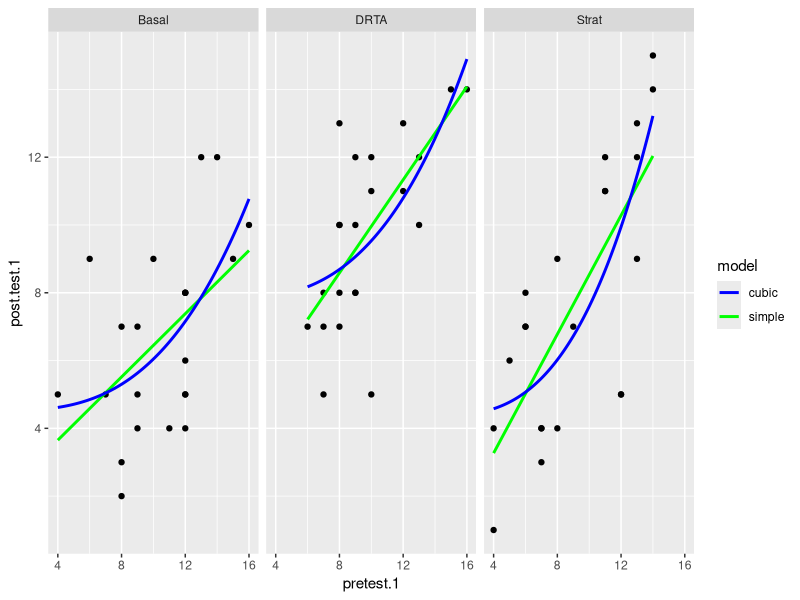
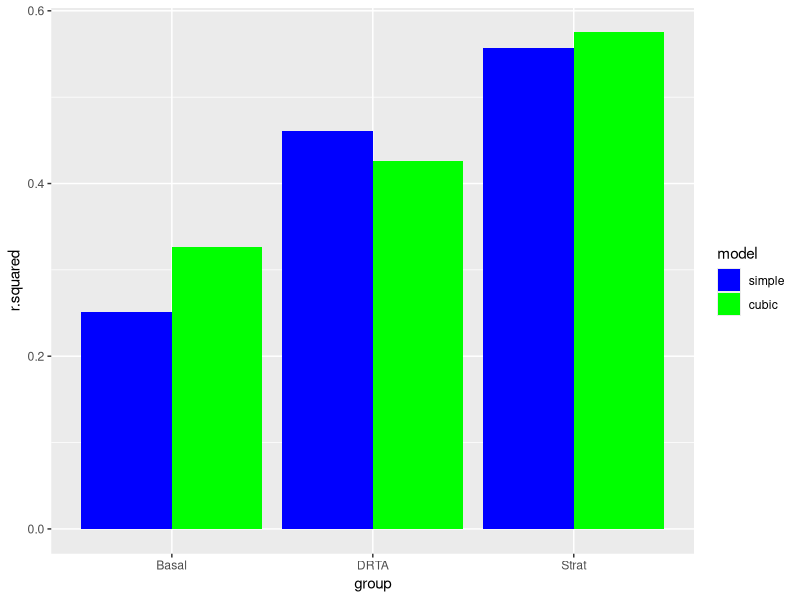
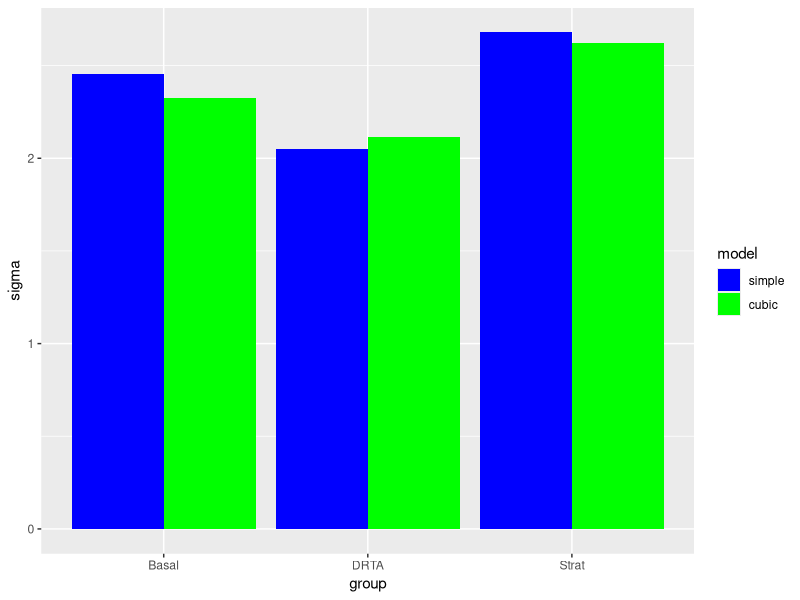

Generate these figures, in order, with R:
## ---- chunk 1
library(tidyverse)
library(car)
library(broom)
library(knitr)

baumann <- carData::Baumann %>% 
  as_tibble()

baumann
## ---- chunk 2
baumann %>% 
  ggplot(aes(x = pretest.1, y = post.test.1)) +
  geom_point() +
  geom_smooth(method = "lm", se = FALSE, aes(color = "simple")) +
  geom_smooth(method = "lm", formula = y ~ I(x^3), se = FALSE, aes(color = "cubic")) +
  facet_wrap(~ group) +
  scale_colour_manual(name = "model", values=c("blue", "green"))
## ---- chunk 3
#simple model
lm.1 <- baumann %>%
  nest(-group) %>% 
  mutate(
    model = "simple",
    fit = map(data, ~ lm(post.test.1 ~ pretest.1, data = .x)),
    glance = map(fit, glance)
  ) %>% 
  unnest(glance, .drop = TRUE) %>% 
  select(c(1:3, 5:7)) #just selecting the relevant statistics from glance.

#cubic model
lm.2 <- baumann %>%
  nest(-group) %>% 
  mutate(
    model = "cubic",
    fit = map(data, ~ lm(post.test.1 ~ I(pretest.1^3), data = .x)),
    glance = map(fit, glance)
  ) %>% 
  unnest(glance, .drop = TRUE) %>% 
  select(c(1:3, 5:7)) #just selecting the relevant statistics from glance.

#rbinding the two glance outputs
models <- rbind(lm.1, lm.2)
models
## ---- chunk 4
models %>% 
  ggplot(aes(x = group, y = r.squared, fill = fct_rev(model))) +
  geom_bar(stat = "identity", position = "dodge") +
  scale_fill_manual("model", values = c("cubic" = "green", "simple" = "blue"))
## ---- chunk 5
models %>% 
  ggplot(aes(x = group, y = sigma, fill = fct_rev(model))) +
  geom_bar(stat = "identity", position = "dodge") +
  scale_fill_manual("model", values = c("cubic" = "green", "simple" = "blue"))
